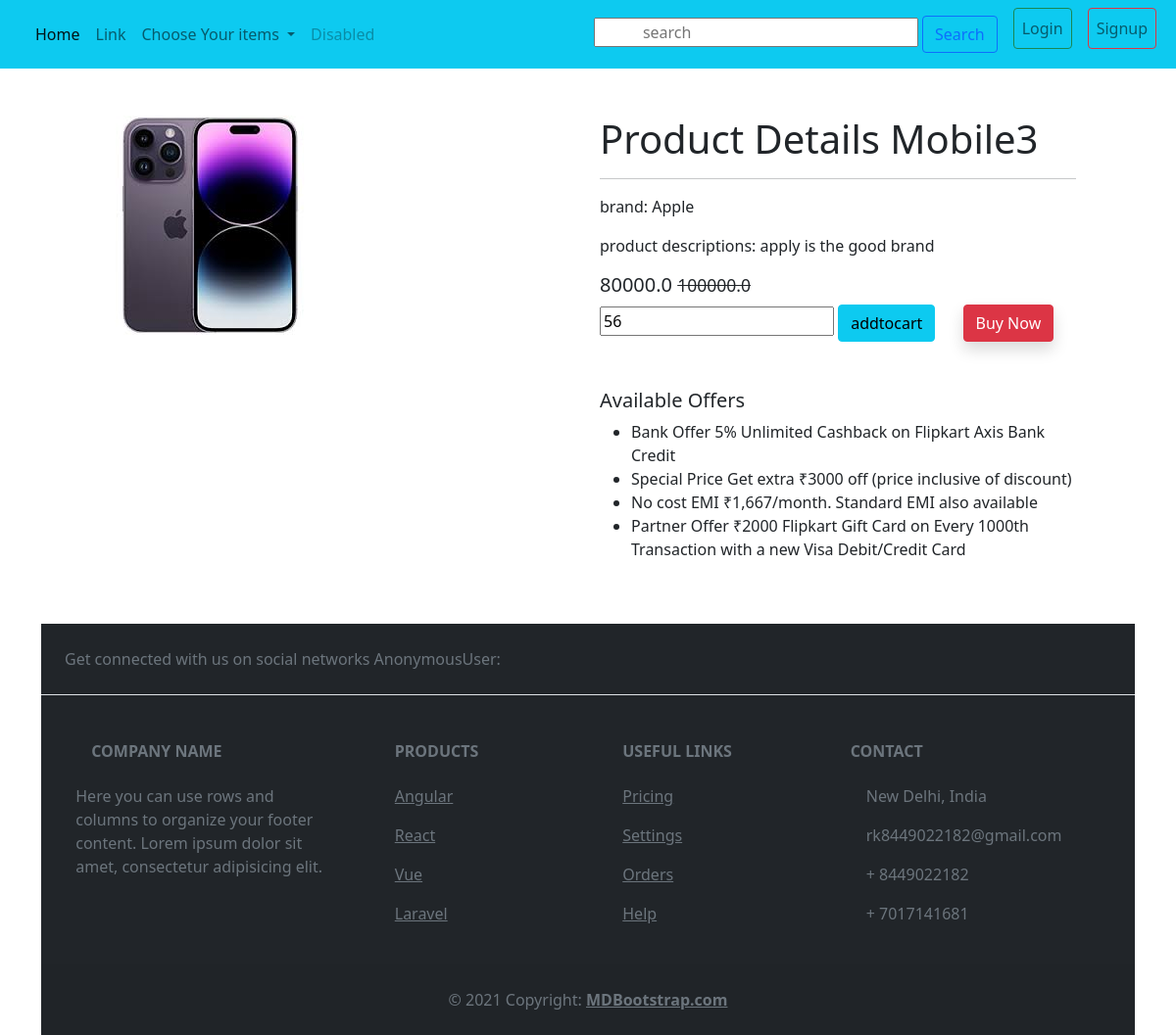
The app's page /product_details/56 with its own data.
### enroll/models.py (models this page shows, shortened)
class product(models.Model):
    title=models.CharField(max_length=100)
    selling_price=models.FloatField()
    discount_price=models.FloatField()
    discriptions=models.TextField(max_length=200)
    brand=models.CharField(max_length=50)
    category=models.CharField(choices=CATEGORY_CHOICES ,max_length=50)
    product_images=models.ImageField(upload_to="myimages", height_field=None, width_field=None, max_length=None)

### enroll/views.py (the view)
# urls.py: path("product_details/<int:pk>",views.product_details, name="product_details"),
def product_details(request,pk):
    obj=product.objects.get(pk=pk)
    return render(request,'product _details.html',{"obj":obj})

### templates/product _details.html (shortened to what this page needs)
{% extends "base.html" %}
{% load static %}
{% block content %}
<div class="container">
    <div class="row m-5">
        <div class="col-sm-6">
            <img src="{{obj.product_images.url}}" alt="">
        </div>
        <div class="col-sm-6">
            <h1 class="text-capitalize">product details {{obj.title}}</h1>
            <hr>
            <p>brand: {{obj.brand}}</p>
            <p>product descriptions: {{obj.discriptions}}</p>
            <h5>{{obj.discount_price}} <small class="fw-light text-decoration-line-through">
                    {{obj.selling_price}}</small></h5>
            <form action="/add_to_cart" class="d-inline">
                <input  name="obj_id" value={{obj.id}} id="obj_id">
                <button type="submit" class="btn btn-info">addtocart</button>
            </form>
            <a href="#" class="btn btn-danger shadow ms-4">Buy Now</a>
            <h5 class="mt-5">Available Offers</h5>
            <ul>
                <li>Bank Offer 5% Unlimited Cashback on Flipkart Axis Bank Credit</li>
                <li>Special Price Get extra ₹3000 off (price inclusive of discount)</li>
                <li>No cost EMI ₹1,667/month. Standard EMI also available</li>
                <li>Partner Offer ₹2000 Flipkart Gift Card on Every 1000th Transaction with a new Visa Debit/Credit Card
                </li>
            </ul>
        </div>
    </div>
    {% endblock content %}

### static/css/ok.css (style rules this page uses)
body { margin: 0px; padding: 0px; background-image: "C:\Users\hp\Desktop\add_to_cart\cart\static\images\annie-spratt-wuc-KEIBrdE-unsplash.jpg"; }

### templates/base.html (style rules this page uses)
body { padding-right: 0; padding-left: 0; }

### records on screen
product: product_images (picture), title "Mobile3", brand "Apple", discriptions "apply is the good brand", discount_price "80000.0", selling_price "100000.0", obj_id "56"

### other values on screen
{{ user }} "AnonymousUser"
